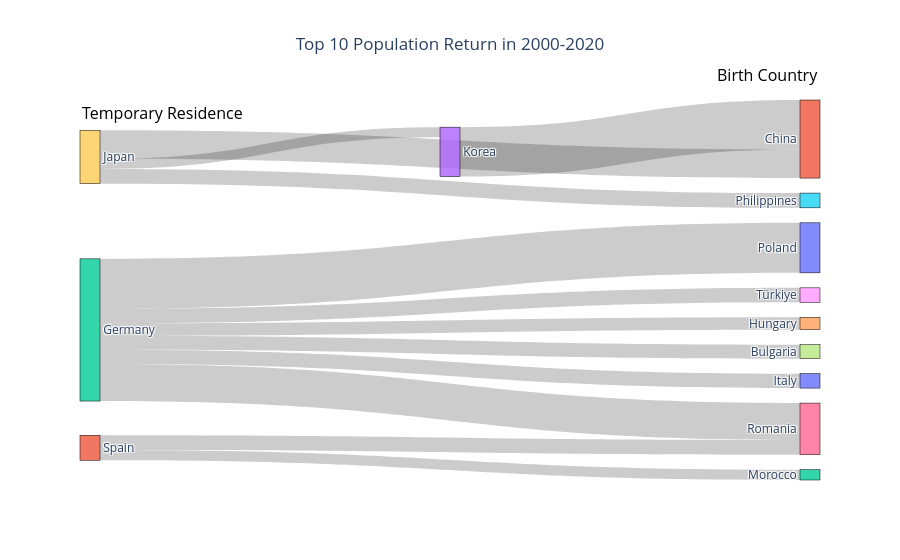

The notebook cell saved with this chart:
### Markdown cell above
@fig-returning shows which countries are receiving how much of their native population back from abroad across years, but it does not show where they are returning from. @fig-return-birth shows the movement from the temporary residences to birth countries for top moving populations in 2020. Birth countries are indicated with an arrow.

![Top populations returning from overseas to their birth nations.](top_10_migration_returns_2020.png){#fig-return-birth}

We can deduce for the figure that the within a continental movements see higher return. For instance, in 2020, muliple non-native populations returned to their birth countries in large number from Germany. Some of the top returned were also seen within the West Asian countries: Turkey to Iran, Iraq, Azerbaijan, Syria,and Turkemenistan. East Asian countries also had huge returns of native populations: Japan to  Viet Nam and Korea; Korea to China, Thailand, and Viet Nam. We can conclude that the migrants that move to destinations close from home countries tend to return more in general.

The total returns over the period of 2000-2020 is also shown for top countries in @fig-returns-total.

### Code cell
#| label: fig-returns-total
#| fig-cap: ' Top 10 populations returning to their birth countries'

# total from 2000 - 2020
outflows_2000_2020 = outflows_cleaned[outflows_cleaned['Year'] <= 2020]
outflows_2000_2020 = outflows_2000_2020[outflows_2000_2020['CO2'] != 'TOT'].sort_values('Value', ascending=False)

# total migration
outflows_2000_2020 = outflows_2000_2020.groupby(['Country of birth/nationality', 'Country'])['Value'].sum().reset_index(name='Total Return')
top_10__return = outflows_2000_2020.nlargest(12, "Total Return")

# Sankey diagram for top 10 returns
# check plotly tutorials

import plotly.graph_objects as go

def plot_migration_arc_diagram_mean_inflows(data, top_n=10):

    filtered_data = data

    nodes = list(set(filtered_data['Country of birth/nationality']).union(set(filtered_data['Country'])))
    # linking temporary residance and their return. 
    # country (temporary) --> target(country of birth)
    links = []
    for _, row in filtered_data.iterrows():
        links.append({'source': row['Country'], 'target': row['Country of birth/nationality'], 'value': row['Total Return']})

    fig = go.Figure(data=[
        go.Sankey(
            node=dict(
                pad=15,
                thickness=20,
                line=dict(color="black", width=0.5),
                label=nodes
            ),
            link=dict(
                source=[nodes.index(link['source']) for link in links],
                target=[nodes.index(link['target']) for link in links],
                value=[link['value'] for link in links]
            )
        )
    ])

    fig.update_layout(title=f"Top {top_n} Population Return in 2000-2020", title_x=0.5)
    # add titles to the source and target nodes
    fig.update_layout(
        annotations=[
            dict(
                x=0.0,
                y=1.0,
                xref='paper',
                yref='paper',
                text='Temporary Residence',
                showarrow=False,
                font=dict(
                    size=16,
                    color='black'
                )
            ),
            dict(
                x=1.0,
                y=1.1,
                xref='paper',
                yref='paper',
                text='Birth Country',
                showarrow=False,
                font=dict(
                    size=16,
                    color='black'
                )
            )
        ]
    )

    fig.show()
    


plot_migration_arc_diagram_mean_inflows(top_10__return)

### Figure 1 — Plotly figure (JSON) as saved in the notebook; plotly's stock layout.template omitted (floating-point values rounded to 4 significant figures)
{"data": [{"link": {"source": [12, 3, 12, 9, 9, 11, 12, 12, 12, 12, 11, 9], "target": [0, 1, 6, 1, 5, 6, 8, 10, 7, 4, 2, 3], "value": [2182969, 2158401, 1611590, 1249400, 643265, 643215, 633751, 631138, 607476, 539224, 447412, 437785]}, "node": {"label": ["Poland", "China", "Morocco", "Korea", "Hungary", "Philippines", "Romania", "Bulgaria", "Türkiye", "Japan", "Italy", "Spain", "Germany"], "line": {"color": "black", "width": 0.5}, "pad": 15, "thickness": 20}, "type": "sankey"}], "layout": {"annotations": [{"font": {"color": "black", "size": 16}, "showarrow": false, "text": "Temporary Residence", "x": 0, "xref": "paper", "y": 1, "yref": "paper"}, {"font": {"color": "black", "size": 16}, "showarrow": false, "text": "Birth Country", "x": 1, "xref": "paper", "y": 1.1, "yref": "paper"}], "title": {"text": "Top 10 Population Return in 2000-2020", "x": 0.5}}}
